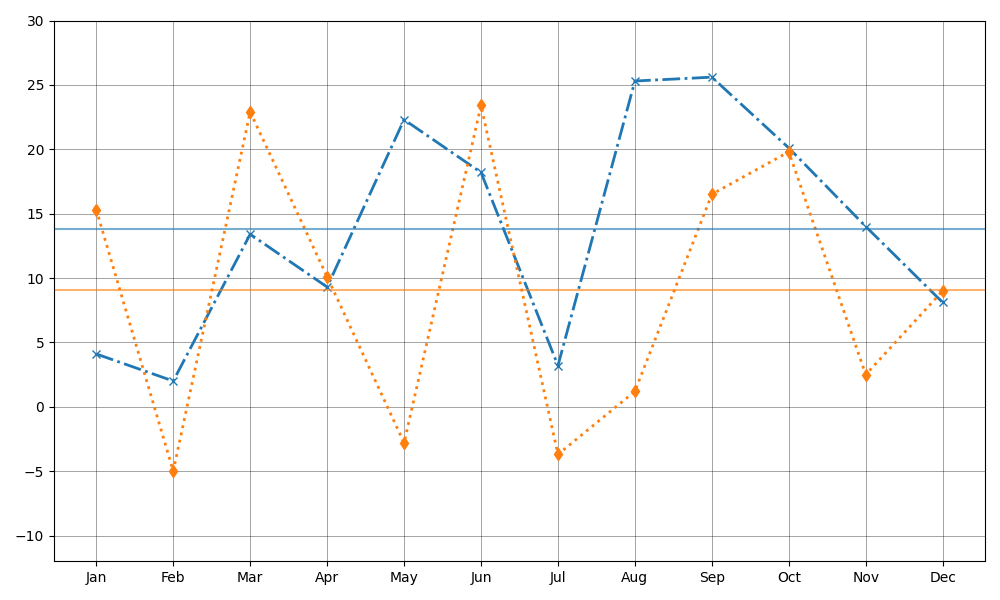

The script that drew this image:
import matplotlib.pyplot as plt
import numpy as np

months = np.array(['Jan', 'Feb', 'Mar', 'Apr', 'May', 'Jun', 'Jul', 'Aug', 'Sep', 'Oct', 'Nov', 'Dec'])
# Manually shuffled temperature data for demonstration
city_a_temps = np.array([4.1, 2.0, 13.4, 9.3, 22.3, 18.2, 3.2, 25.3, 25.6, 20.1, 14.0, 8.1]) # shuffled values
city_b_temps = np.array([15.3, -5.0, 22.9, 10.1, -2.8, 23.4, -3.7, 1.2, 16.5, 19.8, 2.5, 9.0]) # shuffled values

avg_city_a = np.mean(city_a_temps)
avg_city_b = np.mean(city_b_temps)

fig, ax = plt.subplots(figsize=(10, 6))

ax.plot(months, city_a_temps, marker='x', color='#1f77b4', linestyle='-.', linewidth=2)
ax.plot(months, city_b_temps, marker='d', color='#ff7f0e', linestyle=':', linewidth=2)

ax.axhline(y=avg_city_a, color='#1f77b4', linestyle='-', linewidth=1.5, alpha=0.6)
ax.axhline(y=avg_city_b, color='#ff7f0e', linestyle='-', linewidth=1.5, alpha=0.6)

ax.grid(visible=True, which='both', linestyle='-', linewidth=0.5, color='black', alpha=0.5)
ax.set_xticks(months)
ax.set_yticks(np.arange(-10, 31, 5))
ax.set_ylim(-12, 30)

plt.tight_layout()
plt.show()
